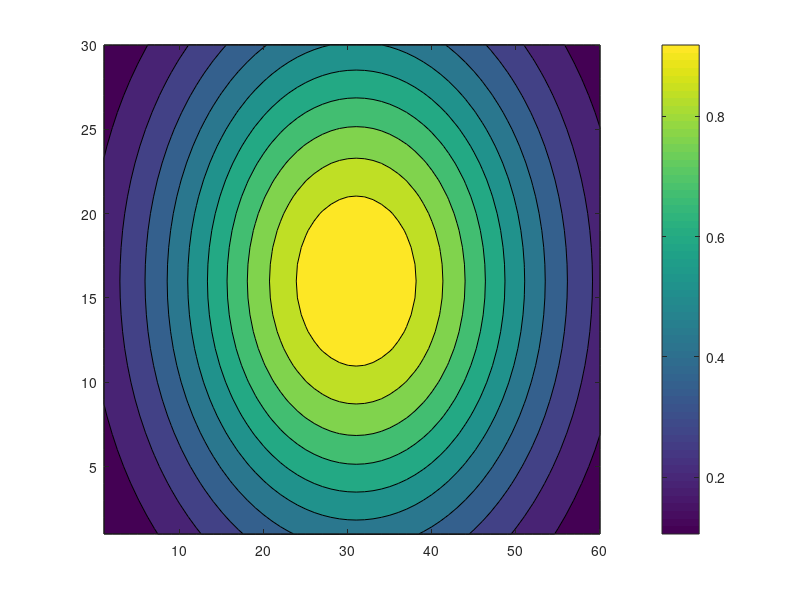

This chart was generated by the following MATLAB code: (Note: this script raises an error after producing the figure.)
clear all
close all
%restoredefaultpath
%addpath(genpath('../../../../gsw_matlab_v3_02'))

nx=60;
ny=30;
nz=101;

x=linspace(0,2*pi*4,nx);
y=linspace(0,2*pi*4/floor(nx/ny),ny);
[X,Y]=meshgrid(x,y);
Z1=sin(X).*sin(Y);

x=linspace(0,2*pi*2,nx);
y=linspace(0,2*pi*2/floor(nx/ny),ny);
[X,Y]=meshgrid(x,y);
Z2=sin(X).*sin(Y);

s=linspace(35,37,nz);
t=linspace(15,5,nz);
p=linspace(0,4000,nz);

t=repmat(t, [nx 1]);
t=repmat(permute(t,[3 2 1]),[ny 1 1]);
t=permute(t,[2 1 3]);
s=repmat(s, [nx 1]);
s=repmat(permute(s,[3 2 1]),[ny 1 1]);
s=permute(s,[2 1 3]);
p=repmat(p, [nx 1]);
p=repmat(permute(p,[3 2 1]),[ny 1 1]);
p=permute(p,[2 1 3]);

Z1=repmat(permute(Z1,[3 1 2]),[nz 1 1]);
Z2=repmat(permute(Z2,[3 1 2]),[nz 1 1]);

%%%%%%%%%%%%%%%%%%%%
% exponential function
[XX,YY]=meshgrid(0:nx-1,0:ny-1);
cx=floor(nx/2);
cy=floor(ny/2);
ex=exp(-(1/(10*nx))*((XX-cx).^2+(nx/ny)*(YY-cy).^2));

contourf(ex)
colorbar
ex=repmat(permute(ex,[3 1 2]),[nz 1 1]);

%%%%%%%%%%%%%%%%%%%%

t=t.*(1+0.2*Z1)+20*ex;
s=s.*(1+0.02*Z2);

r=gsw_rho(s,t,0*p);

lat=linspace(-80,80,ny);
lon=linspace(0,360,nx+1);
lon=lon(1:end-1);

lat=repmat(lat, [nx 1]);
lats=repmat(permute(lat,[3 2 1]),[nz 1 1]);

lon=repmat(lon, [ny 1]);
longs=repmat(permute(lon,[3 1 2]),[nz 1 1]);

figure
contourf(squeeze(r(1,:,:)))
colorbar
figure
contourf(squeeze(r(:,8,:)))
colorbar


ct=t;
vars = {'s','ct','p','lats','longs'};
save('data/input_data.mat',vars{:})
